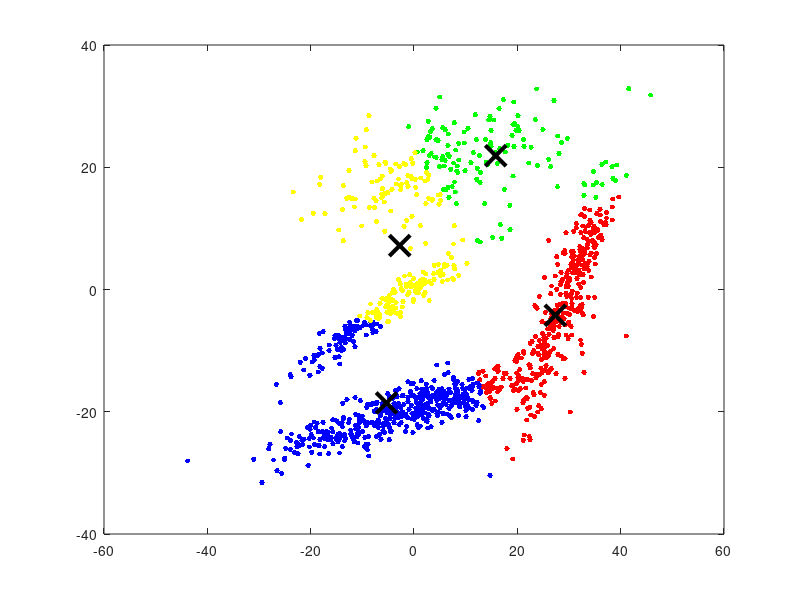

The MATLAB source for this figure: (Note: this script raises an error after producing the figure.)
load('dataset_allar.mat');
% load('test_data.mat');
X = DD;
[idx,C] = kmeans(X,4);

figure;
plot(X(idx==1,1),X(idx==1,2),'r.','MarkerSize',12)
hold on
plot(X(idx==2,1),X(idx==2,2),'b.','MarkerSize',12)
hold on
plot(X(idx==3,1),X(idx==3,2),'g.','MarkerSize',12)
hold on
plot(X(idx==4,1),X(idx==4,2),'y.','MarkerSize',12)

plot(C(:,1),C(:,2),'kx',...
     'MarkerSize',15,'LineWidth',3)
legend('Cluster 1','Cluster 2','Centroids',...
       'Location','NW')
title 'Cluster Assignments and Centroids'
hold off